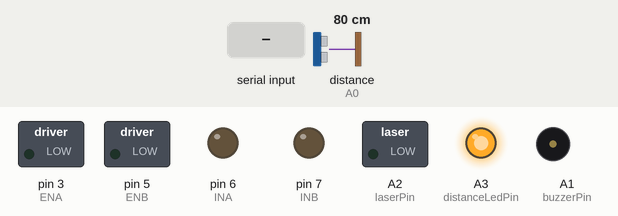
A sketch run on a simulated Arduino Uno, built with avr-gcc and run on an emulated ATmega328P. Parts: switched loads named in the sketch (green lamp = pin HIGH), output pins drawn as LEDs (lit = HIGH), buzzer (waves = sounding, pin HIGH). Wiring (inferred from the names in the program): ultrasonic range finder: trigger pin 2; echo A0. Inputs (shaded band) come from the test bench; at power-on: distance to the obstacle (sensor on A0) 80 cm. The echo pulse lasts 58.3 µs per cm; pins used as bus, display or sensor lines are not drawn.

Above: at 1.2 s.
1.3 s: distance to the obstacle (sensor on A0) set to 74 cm
2.8 s: distance to the obstacle (sensor on A0) set to 66 cm
At 4.0 s:
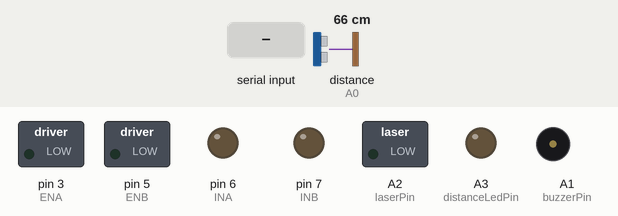
4.3 s: byte 70 (FORWARD) received over Serial
At 4.9 s:
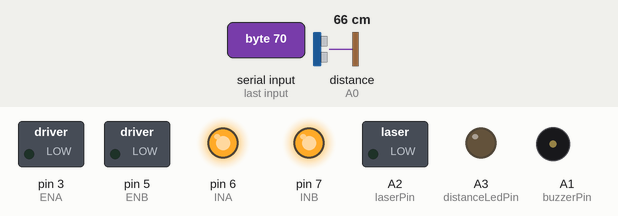
6.0 s: byte 66 (BACKWARD) received over Serial
At 6.1 s:
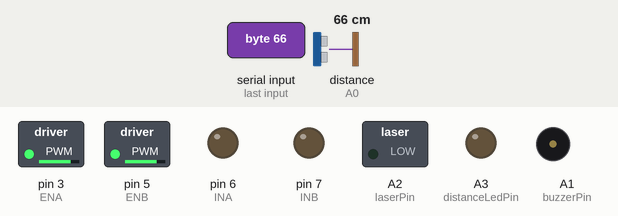
7.7 s: byte 76 (LEFT) received over Serial
At 8.7 s:
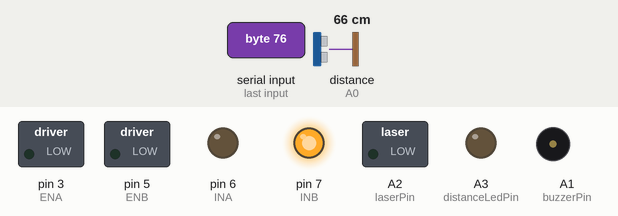
9.4 s: byte 82 (RIGHT) received over Serial
At 10.0 s:
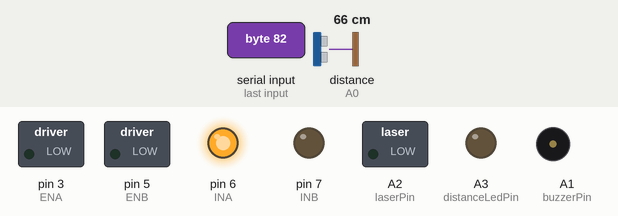
Timing chart, 0 to 12.1 s (numbered marks = the images above; inputs shaded):
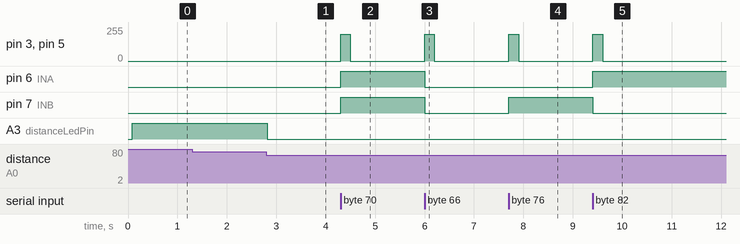

Measured:
- the behaviour switches between 71 and 70 cm on distance to the obstacle (sensor on A0) (found by bisection; images 0 and 1)
- after the input at 1.3 s, every drawn part: stays the same
- after the input at 2.8 s, A3 (distanceLedPin): HIGH → LOW at once
- after the input at 4.3 s, pin 3 (ENA), pin 5 (ENB): 0/255 → 200/255 at once, → 0/255 0.20 s later; pin 6 (INA), pin 7 (INB): LOW → HIGH at once
- after the input at 6.0 s, pin 3 (ENA), pin 5 (ENB): 0/255 → 200/255 at once, → 0/255 0.20 s later; pin 6 (INA), pin 7 (INB): HIGH → LOW at once
- after the input at 7.7 s, pin 3 (ENA), pin 5 (ENB): 0/255 → 200/255 at once, → 0/255 0.20 s later; pin 7 (INB): LOW → HIGH at once
- after the input at 9.4 s, pin 3 (ENA), pin 5 (ENB): 0/255 → 200/255 at once, → 0/255 0.20 s later; pin 6 (INA): LOW → HIGH at once; pin 7 (INB): HIGH → LOW at once

The sketch:

sketch_feb12a.ino
```cpp
#include <Servo.h>

#define FORWARD 'F'
#define BACKWARD 'B'
#define LEFT 'L'
#define RIGHT 'R'
#define CIRCLE 'C'
#define CROSS 'X'
#define TRIANGLE 'T'
#define SQUARE 'S'
#define START 'A'
#define PAUSE 'P'

// --- UPDATED FOR YOUR SPECIFIC BOARD ---
// This specific L298P shield uses D3, D5, D6, D7 for motor configurations
const int ENA = 3;  // Motor A Speed (PWM)
const int ENB = 5;  // Motor B Speed (PWM) -> From the NO.3.5.6 PIN header
const int INA = 6;  // Motor A Direction
const int INB = 7;  // Motor B Direction -> From the NO.7 PIN header

int motorSpeed = 200; // Speed value between 0 and 255

// --- Ultrasonic Sensor Pins (Moved to avoid motor conflict) ---
const int trigPin = 2; // Placed on the dedicated NO.2 PIN header
const int echoPin = A0; // Moved to Analog 0 (acting as digital input)

const float SOUND_SPEED = 0.034;
float distance;
long duration;

// --- Servo ---
Servo servo1;
const float sensitivity = 3;
float angle = 90;

// --- Accessory Pins (Moved to free Analog Pins) ---
const int buzzerPin = A1;      // Moved to Analog 1
const int laserPin = A2;       // Moved to Analog 2
const int distanceLedPin = A3; // Moved to Analog 3

const int MIN_DIST = 70;
const int MAX_DIST = 250;
bool canShoot = true;

// --- Timing Variables ---
unsigned long lastCommandTime = 0;
const unsigned long commandTimeout = 200;

unsigned long laserShootTime = 0;
bool isShooting = false;

unsigned long lastDistanceTime = 0;
const unsigned long distanceInterval = 80;

void setup() {
  // Note: The Bluetooth interface on this board uses standard hardware RX/TX.
  // When uploading code via USB, you MUST unplug the Bluetooth module,
  // otherwise the upload will fail!
  Serial.begin(9600);

  initializeMotors();
  initializeUltrasonic();

  pinMode(laserPin, OUTPUT);
  pinMode(distanceLedPin, OUTPUT);
  pinMode(buzzerPin, OUTPUT);

  //servo1.attach(9); // Matches the "Servo Interface (GND, 5V, D9)" perfectly!
  servo1.write(angle);
}

void loop() {
  handleCommunication();
  handleServo();

  if (millis() - lastDistanceTime >= distanceInterval) {
    handleDistanceSensor();
    handleLed();
    lastDistanceTime = millis();
  }

  handleMotorTimeout();
  updateShootState();
}

void handleCommunication() {
  if (Serial.available()) {
    char command = Serial.read();
    lastCommandTime = millis();
    executeCommand(command);
  }
}

void handleServo() {
  angle = constrain(angle, 0, 180);
  servo1.write(angle);
}

void executeCommand(char command) {
  switch (command) {
    case FORWARD:
      moveTank(HIGH, HIGH, motorSpeed);
      break;
    case BACKWARD:
      moveTank(LOW, LOW, motorSpeed);
      break;
    case LEFT:
      moveTank(LOW, HIGH, motorSpeed);
      break;
    case RIGHT:
      moveTank(HIGH, LOW, motorSpeed);
      break;
    case CIRCLE:
      angle += sensitivity;
      break;
    case SQUARE:
      angle -= sensitivity;
      break;
    case CROSS:
      startShoot();
      break;
  }
}

void handleMotorTimeout() {
  if (millis() - lastCommandTime > commandTimeout) {
    analogWrite(ENA, 0);
    analogWrite(ENB, 0);
  }
}

void handleDistanceSensor() {
  digitalWrite(trigPin, LOW);
  delayMicroseconds(2);
  digitalWrite(trigPin, HIGH);
  delayMicroseconds(10);
  digitalWrite(trigPin, LOW);

  duration = pulseIn(echoPin, HIGH, 20000);

  if (duration > 0) {
    distance = duration * SOUND_SPEED / 2;
  } else {
    distance = 999;
  }
}

void handleLed() {
  if (distance > MIN_DIST && distance < MAX_DIST) {
    digitalWrite(distanceLedPin, HIGH);
    canShoot = true;
  } else {
    digitalWrite(distanceLedPin, LOW);
    canShoot = false;
  }
}

void startShoot() {
  if (!canShoot || isShooting) return;

  isShooting = true;
  laserShootTime = millis();

  digitalWrite(laserPin, HIGH);
  tone(buzzerPin, 1000);
}

void updateShootState() {
  if (isShooting && (millis() - laserShootTime >= 1000)) {
    noTone(buzzerPin);
    digitalWrite(laserPin, LOW);
    isShooting = false;
  }
}

void moveTank(int dirA, int dirB, int speed) {
  digitalWrite(INA, dirA);
  digitalWrite(INB, dirB);
  analogWrite(ENA, speed);
  analogWrite(ENB, speed);
}

void initializeMotors() {
  pinMode(INA, OUTPUT);
  pinMode(INB, OUTPUT);
  pinMode(ENA, OUTPUT);
  pinMode(ENB, OUTPUT);

  analogWrite(ENA, 0);
  analogWrite(ENB, 0);
}

void initializeUltrasonic() {
  pinMode(trigPin, OUTPUT);
  pinMode(echoPin, INPUT);
}
```
